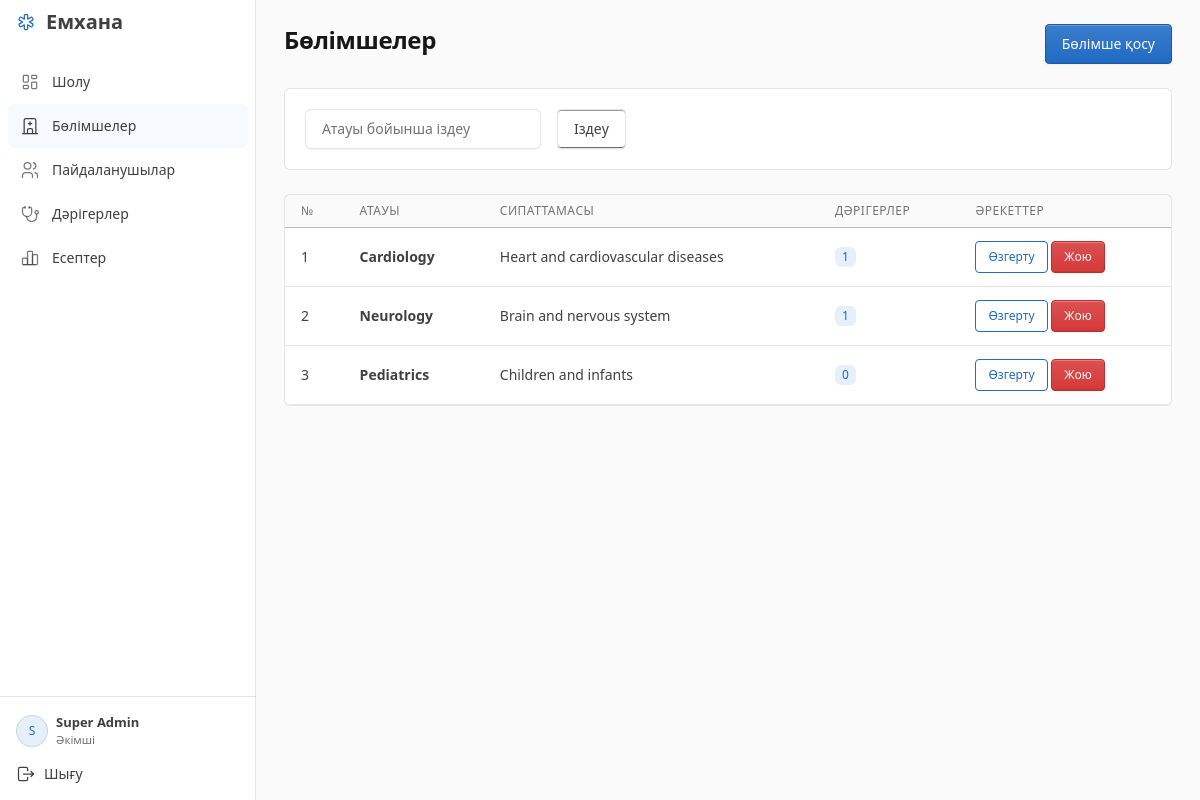
The app's page /admin/departments.php (signed in) with its own data.
### tables this page shows
CREATE TABLE departments (
    id INT AUTO_INCREMENT PRIMARY KEY,
    name VARCHAR(100) UNIQUE NOT NULL,
    description TEXT,
    created_at TIMESTAMP DEFAULT CURRENT_TIMESTAMP,
    updated_at TIMESTAMP DEFAULT CURRENT_TIMESTAMP ON UPDATE CURRENT_TIMESTAMP
);

### includes/i18n.php (called while the page is built, shortened)
<?php
function t($key) {
    static $messages;
    if ($messages === null) $messages = json_decode(file_get_contents(__DIR__ . '/lang/kk.json'), true, 512, JSON_THROW_ON_ERROR);
    return $messages[$key ?? ''] ?? ($key ?? '');
}
function json_attr(array $values) {
    return h(json_encode($values, JSON_HEX_TAG | JSON_HEX_AMP | JSON_HEX_APOS | JSON_HEX_QUOT | JSON_UNESCAPED_UNICODE | JSON_THROW_ON_ERROR));
}

### includes/functions.php (called while the page is built, shortened)
<?php
require_once __DIR__ . '/i18n.php';
function h($string) {
    return htmlspecialchars($string ?? '', ENT_QUOTES | ENT_SUBSTITUTE, 'UTF-8');
}
?>

### admin/departments.php (the view, shortened to what this page needs)
<?php
require_once '../includes/auth.php';
require_once '../includes/functions.php';
$search = trim($_GET['search'] ?? '');
$query = "SELECT d.id, d.name, d.description, COUNT(doc.id) AS total_doctors
          FROM departments d
          LEFT JOIN doctors doc ON d.id = doc.department_id";
$params = [];
$query .= " GROUP BY d.id ORDER BY d.name ASC";
$stmt = $pdo->prepare($query);
$stmt->execute($params);
$departments = $stmt->fetchAll();
require_once '../includes/header.php';
?>
<div class="d-flex justify-content-between align-items-center mb-4">
    <h2><?= h(t('Manage Departments')) ?></h2>
    <button class="btn btn-primary" data-bs-toggle="modal" data-bs-target="#deptModal" onclick="resetForm()"><?= h(t('Add Department')) ?></button>
</div>
<div class="card mb-4">
    <div class="card-body">
        <form method="GET" action="departments.php" class="row g-3 align-items-center">
            <div class="col-auto">
                <input type="text" name="search" class="form-control" placeholder="<?= h(t('Search by name')) ?>" value="<?= h($search) ?>">
            </div>
            <div class="col-auto">
                <button type="submit" class="btn btn-secondary"><?= h(t('Search')) ?></button>
            </div>
        </form>
    </div>
</div>
<div class="card">
    <div class="card-body table-responsive">
        <table class="table table-hover align-middle">
            <thead class="table-light">
                <tr>
                    <th><?= h(t('ID')) ?></th>
                    <th><?= h(t('Name')) ?></th>
                    <th><?= h(t('Description')) ?></th>
                    <th><?= h(t('Doctors')) ?></th>
                    <th><?= h(t('Actions')) ?></th>
                </tr>
            </thead>
            <tbody>
                <?php foreach($departments as $dept): ?>
                <tr>
                    <td><?= h($dept['id']) ?></td>
                    <td><strong><?= h($dept['name']) ?></strong></td>
                    <td><?= h($dept['description']) ?></td>
                    <td><span class="badge bg-blue-lt"><?= h($dept['total_doctors']) ?></span></td>
                    <td>
                        <button class="btn btn-sm btn-outline-primary" data-edit-handler="editDept" data-edit-values="<?= json_attr([$dept['id'], $dept['name'], $dept['description']]) ?>" data-bs-toggle="modal" data-bs-target="#deptModal"><?= h(t('Edit')) ?></button>
                        <form method="POST" action="departments.php" class="d-inline" data-confirm="<?= h(t('Are you sure you want to delete this department?')) ?>">
                            <button type="submit" class="btn btn-sm btn-danger"><?= h(t('Delete')) ?></button>
                        </form>
                    </td>
                </tr>
                <?php endforeach; ?>
            </tbody>
        </table>
    </div>
</div>
<?php require_once '../includes/footer.php'; ?>

### assets/css/style.css (style rules this page uses)
:root { --tblr-font-sans-serif:"Segoe UI",system-ui,-apple-system,sans-serif; --tblr-primary:#206bc4; }
body { font-size:.875rem; }
.navbar-brand .icon { color:var(--tblr-primary); }
.app-content h2 { font-size:1.5rem; font-weight:600; letter-spacing:-.35px; margin-bottom:8px; }
.app-content > .d-flex { gap:12px; flex-wrap:wrap; }
.card { box-shadow:none !important; border-radius:6px; }
.card-body.table-responsive { padding:0; }
.table { margin-bottom:0; }
.table > :not(caption) > * > * { padding:11px 16px; }
.table th { font-size:.7rem; font-weight:600; white-space:nowrap; }
.table td { vertical-align:middle; }
.table td .btn,.table td form { margin-top:2px; margin-bottom:2px; }
.table-responsive { border-radius:0 0 6px 6px; }
.btn { border-radius:4px; }
.btn-secondary { --tblr-btn-bg:#fff; --tblr-btn-color:var(--tblr-body-color); --tblr-btn-border-color:var(--tblr-border-color); }

### records on screen
departments: id "1", name "Cardiology", description "Heart and cardiovascular diseases", total_doctors "1"
departments: id "2", name "Neurology", description "Brain and nervous system", total_doctors "1"
departments: id "3", name "Pediatrics", description "Children and infants", total_doctors "0"

### other values on screen
t('Clinic') "Емхана"
t($label) "Шолу"
t($label) "Бөлімшелер"
t($label) "Пайдаланушылар"
t($label) "Дәрігерлер"
t($label) "Есептер"
$avatar_letter "S"
$full_name "Super Admin"
t($role) "Әкімші"
t('Sign out') "Шығу"
t('Manage Departments') "Бөлімшелер"
t('Add Department') "Бөлімше қосу"
t('Search') "Іздеу"
t('ID') "№"
t('Name') "АТАУЫ"
